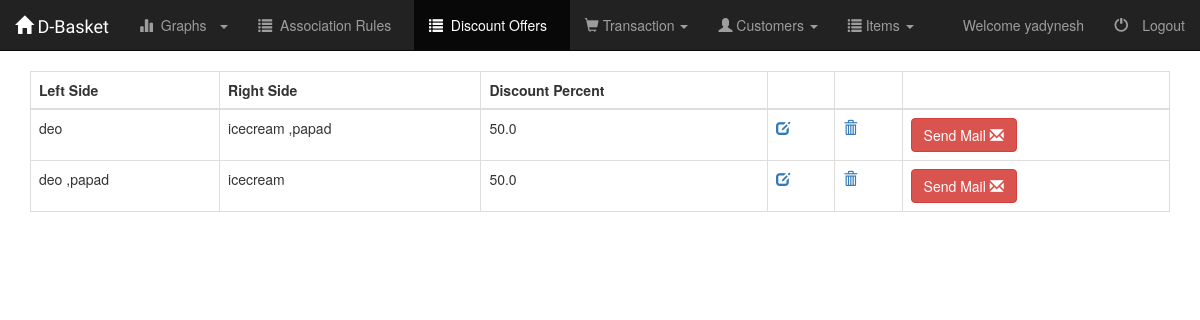
Screenshot of /emp/discount/list/ (signed in) with the database file from the repository.
### AdminPanel/models.py (models this page shows, shortened)
class Discount(models.Model):
	left_item1 = models.ForeignKey('Item', on_delete=models.CASCADE, verbose_name = 'Left Item 1', blank=True, null=True, related_name = 'left_item1')
	left_item2 = models.ForeignKey('Item', on_delete=models.CASCADE, verbose_name = 'Left Item 2', blank=True, null=True, related_name = 'left_item2')
	right_item1 = models.ForeignKey('Item', on_delete=models.CASCADE, verbose_name = 'Right Item 1', blank=True, null=True, related_name = 'right_item1')
	right_item2 = models.ForeignKey('Item', on_delete=models.CASCADE, verbose_name = 'Right Item 2', blank=True, null=True, related_name = 'right_item2')
	discount_percent = models.FloatField()

class Item(models.Model):
	item_name = models.CharField(max_length = 50, verbose_name = 'Item Name')
	stocks = models.IntegerField()

### AdminPanel/discount_views.py (the view)
class DiscountListView(generic.ListView):
	template_name = "AdminPanel/discount_list.html"
	context_object_name = 'discount_list'
	def get_queryset(self):
		return Discount.objects.all()

### AdminPanel/templates/AdminPanel/discount_list.html (shortened to what this page needs)
{% extends "base.html" %}
{% block stylesheets %}
	<link rel="stylesheet"
	href="http://cdn.datatables.net/1.10.2/css/jquery.dataTables.min.css"></style>
	<link href="https://maxcdn.bootstrapcdn.com/bootstrap/3.3.7/css/bootstrap.min.css" rel="stylesheet">
{% endblock stylesheets %}
{% block tabs %}
	{% include "AdminPanel/tabs.html" with active_tab='discount_list' %}
{% endblock tabs %}
{% block content %}
	<div class="container">
		<table class="table table-hover table-bordered dt-responsive" id="discountTable">
			<thead>
				<tr>
					<th>Left Side</th>
					<th>Right Side</th>
					<th>Discount Percent</th>
					<th></th>
					<th></th>
					<th></th>
				</tr>
			</thead>
			<tbody>
				{% for discount in discount_list  %}
					<tr>
						<td>
							{{ discount.left_item1.item_name }}
							{% if discount.left_item2 != None  %}
									,{{discount.left_item2.item_name}}
							{% endif %}
						</td>
						<td>
							{{ discount.right_item1.item_name }}
							{% if discount.right_item2 != None  %}
									,{{discount.right_item2.item_name}}
							{% endif %}
						</td>
						<td>
							{{ discount.discount_percent }}
						</td>
						<td>
							<a href="{% url 'adminpanel:update-discount' discount.pk %}">
								<span class="glyphicon glyphicon-edit" aria-hidden="true"/>
							</a>
						</td>
						<td>
							<a href="{% url 'adminpanel:delete-discount' discount.pk %}">
								<span class="glyphicon glyphicon-trash" aria-hidden="true"/>
							</a>
						</td>
						<td>
							<form action="{% url 'adminpanel:send-discount-mail' %}" method="POST" role="form">
								<button type="submit" class="btn btn-danger">
									Send Mail
									<span class="glyphicon glyphicon-envelope"></span>
								</button>
							</form>
						</td>
					</tr>
				{% endfor %}
			</tbody>
		</table>
	</div>
{% endblock content%}

### AdminPanel/templates/base.html (shortened to what this page needs)
<!DOCTYPE html>
<html>
<head>
	<link href="https://maxcdn.bootstrapcdn.com/bootstrap/3.3.7/css/bootstrap.min.css" rel="stylesheet">
	{% load staticfiles %}
	<link rel="stylesheet" type="text/css" href="{% static "AdminPanel/style.css" %}">
	{% block stylesheets %}
	{% endblock stylesheets %}
</head>
<body>
	<nav class="navbar navbar-inverse navbar-static-top" role="navigation">
		<div class="container-fluid">
			<div class="navbar-header">
				<a class="navbar-brand fontCourgette" href="{% url 'adminpanel:home' %}">
					<span class="glyphicon glyphicon-home"></span>
					D-Basket
				</a>
			</div>
			<div class="collapse navbar-collapse navbar-ex1-collapse">
			{% if user.is_authenticated  %}
					{% block tabs %}
					{% endblock tabs %}
			{% endif %}
					<ul class="nav navbar-nav navbar-right">
						{% if user.is_authenticated  %}
							<li>
								<a>Welcome {{user.username}}</a>
							</li>
							<li><a href="/accounts/logout">
									<span class="glyphicon glyphicon-off">&nbsp;</span>Logout
								</a>
							</li>
						{% endif %}
					</ul>
				</div>
		</div>
	</nav>
	{% block content %}
	{% endblock content %}
</body>
</html>

### AdminPanel/static/AdminPanel/style.css (style rules this page uses)
.fontCourgette { font-family: 'Courgette', cursive; }
.navbar { border-radius: 0px; }

### rows the page displays
Discount: left_item1.item_name "deo", right_item1.item_name "icecream", right_item2.item_name "papad", discount_percent "50.0"
Discount: left_item1.item_name "deo", left_item2.item_name "papad", right_item1.item_name "icecream", discount_percent "50.0"

### other values shown
{{ user.username }} "yadynesh"
